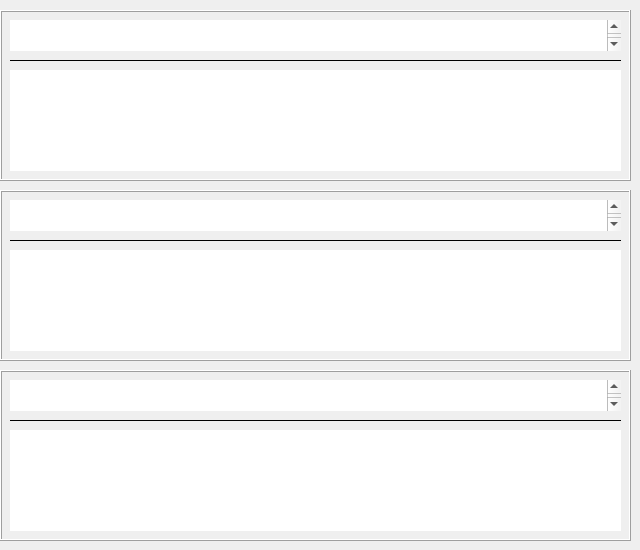
      <widget class="QWidget" name="page_13">
       <widget class="QFrame" name="frame_19">
        <property name="geometry">
         <rect>
          <x>0</x>
          <y>10</y>
          <width>631</width>
          <height>171</height>
         </rect>
        </property>
        <property name="frameShape">
         <enum>QFrame::Box</enum>
        </property>
        <property name="frameShadow">
         <enum>QFrame::Raised</enum>
        </property>
        <widget class="QTextEdit" name="textEdit_19">
         <property name="geometry">
          <rect>
           <x>10</x>
           <y>60</y>
           <width>611</width>
           <height>101</height>
          </rect>
         </property>
         <property name="font">
          <font>
           <family>08SeoulNamsan</family>
           <pointsize>12</pointsize>
           <weight>50</weight>
           <italic>false</italic>
           <bold>false</bold>
           <underline>false</underline>
           <strikeout>false</strikeout>
           <stylestrategy>PreferDefault</stylestrategy>
           <kerning>true</kerning>
          </font>
         </property>
         <property name="frameShape">
          <enum>QFrame::NoFrame</enum>
         </property>
         <property name="readOnly">
          <bool>true</bool>
         </property>
         <property name="html">
          <string>&lt;!DOCTYPE HTML PUBLIC &quot;-//W3C//DTD HTML 4.0//EN&quot; &quot;http://www.w3.org/TR/REC-html40/strict.dtd&quot;&gt;
&lt;html&gt;&lt;head&gt;&lt;meta name=&quot;qrichtext&quot; content=&quot;1&quot; /&gt;&lt;style type=&quot;text/css&quot;&gt;
p, li { white-space: pre-wrap; }
&lt;/style&gt;&lt;/head&gt;&lt;body style=&quot; font-family:'08SeoulNamsan'; font-size:12pt; font-weight:400; font-style:normal;&quot;&gt;
&lt;p style=&quot;-qt-paragraph-type:empty; margin-top:0px; margin-bottom:0px; margin-left:0px; margin-right:0px; -qt-block-indent:0; text-indent:0px; font-size:14pt;&quot;&gt;&lt;br /&gt;&lt;/p&gt;&lt;/body&gt;&lt;/html&gt;</string>
         </property>
        </widget>
        <widget class="QTextBrowser" name="textBrowser_19">
         <property name="geometry">
          <rect>
           <x>10</x>
           <y>10</y>
           <width>611</width>
           <height>31</height>
          </rect>
         </property>
         <property name="font">
          <font>
           <family>08SeoulNamsan</family>
           <pointsize>14</pointsize>
           <weight>50</weight>
           <italic>false</italic>
           <bold>false</bold>
           <underline>false</underline>
           <strikeout>false</strikeout>
           <stylestrategy>PreferDefault</stylestrategy>
           <kerning>true</kerning>
          </font>
         </property>
         <property name="frameShape">
          <enum>QFrame::NoFrame</enum>
         </property>
         <property name="html">
          <string>&lt;!DOCTYPE HTML PUBLIC &quot;-//W3C//DTD HTML 4.0//EN&quot; &quot;http://www.w3.org/TR/REC-html40/strict.dtd&quot;&gt;
&lt;html&gt;&lt;head&gt;&lt;meta name=&quot;qrichtext&quot; content=&quot;1&quot; /&gt;&lt;style type=&quot;text/css&quot;&gt;
p, li { white-space: pre-wrap; }
&lt;/style&gt;&lt;/head&gt;&lt;body style=&quot; font-family:'08SeoulNamsan'; font-size:14pt; font-weight:400; font-style:normal;&quot;&gt;
&lt;p style=&quot;-qt-paragraph-type:empty; margin-top:0px; margin-bottom:0px; margin-left:0px; margin-right:0px; -qt-block-indent:0; text-indent:0px;&quot;&gt;&lt;br /&gt;&lt;/p&gt;&lt;/body&gt;&lt;/html&gt;</string>
         </property>
        </widget>
        <widget class="QLabel" name="label_97">
         <property name="geometry">
          <rect>
           <x>10</x>
           <y>40</y>
           <width>611</width>
           <height>20</height>
          </rect>
         </property>
         <property name="frameShape">
          <enum>QFrame::HLine</enum>
         </property>
         <property name="text">
          <string/>
         </property>
        </widget>
       </widget>
       <widget class="QFrame" name="frame_20">
        <property name="geometry">
         <rect>
          <x>0</x>
          <y>190</y>
          <width>631</width>
          <height>171</height>
         </rect>
        </property>
        <property name="frameShape">
         <enum>QFrame::Box</enum>
        </property>
        <property name="frameShadow">
         <enum>QFrame::Raised</enum>
        </property>
        <widget class="QTextEdit" name="textEdit_20">
         <property name="geometry">
          <rect>
           <x>10</x>
           <y>60</y>
           <width>611</width>
           <height>101</height>
          </rect>
         </property>
         <property name="font">
          <font>
           <family>08SeoulNamsan</family>
           <pointsize>12</pointsize>
           <weight>50</weight>
           <italic>false</italic>
           <bold>false</bold>
           <underline>false</underline>
           <strikeout>false</strikeout>
           <stylestrategy>PreferDefault</stylestrategy>
           <kerning>true</kerning>
          </font>
         </property>
         <property name="frameShape">
          <enum>QFrame::NoFrame</enum>
         </property>
         <property name="readOnly">
          <bool>true</bool>
         </property>
         <property name="html">
          <string>&lt;!DOCTYPE HTML PUBLIC &quot;-//W3C//DTD HTML 4.0//EN&quot; &quot;http://www.w3.org/TR/REC-html40/strict.dtd&quot;&gt;
&lt;html&gt;&lt;head&gt;&lt;meta name=&quot;qrichtext&quot; content=&quot;1&quot; /&gt;&lt;style type=&quot;text/css&quot;&gt;
p, li { white-space: pre-wrap; }
&lt;/style&gt;&lt;/head&gt;&lt;body style=&quot; font-family:'08SeoulNamsan'; font-size:12pt; font-weight:400; font-style:normal;&quot;&gt;
&lt;p style=&quot;-qt-paragraph-type:empty; margin-top:0px; margin-bottom:0px; margin-left:0px; margin-right:0px; -qt-block-indent:0; text-indent:0px; font-size:14pt;&quot;&gt;&lt;br /&gt;&lt;/p&gt;&lt;/body&gt;&lt;/html&gt;</string>
         </property>
        </widget>
        <widget class="QTextBrowser" name="textBrowser_20">
         <property name="geometry">
          <rect>
           <x>10</x>
           <y>10</y>
           <width>611</width>
           <height>31</height>
          </rect>
         </property>
         <property name="font">
          <font>
           <family>08SeoulNamsan</family>
           <pointsize>12</pointsize>
           <weight>50</weight>
           <italic>false</italic>
           <bold>false</bold>
           <underline>false</underline>
           <strikeout>false</strikeout>
           <stylestrategy>PreferDefault</stylestrategy>
           <kerning>true</kerning>
          </font>
         </property>
         <property name="frameShape">
          <enum>QFrame::NoFrame</enum>
         </property>
         <property name="html">
          <string>&lt;!DOCTYPE HTML PUBLIC &quot;-//W3C//DTD HTML 4.0//EN&quot; &quot;http://www.w3.org/TR/REC-html40/strict.dtd&quot;&gt;
&lt;html&gt;&lt;head&gt;&lt;meta name=&quot;qrichtext&quot; content=&quot;1&quot; /&gt;&lt;style type=&quot;text/css&quot;&gt;
p, li { white-space: pre-wrap; }
&lt;/style&gt;&lt;/head&gt;&lt;body style=&quot; font-family:'08SeoulNamsan'; font-size:12pt; font-weight:400; font-style:normal;&quot;&gt;
&lt;p style=&quot;-qt-paragraph-type:empty; margin-top:0px; margin-bottom:0px; margin-left:0px; margin-right:0px; -qt-block-indent:0; text-indent:0px; font-size:14pt;&quot;&gt;&lt;br /&gt;&lt;/p&gt;&lt;/body&gt;&lt;/html&gt;</string>
         </property>
        </widget>
        <widget class="QLabel" name="label_98">
         <property name="geometry">
          <rect>
           <x>10</x>
           <y>40</y>
           <width>611</width>
           <height>20</height>
          </rect>
         </property>
         <property name="frameShape">
          <enum>QFrame::HLine</enum>
         </property>
         <property name="text">
          <string/>
         </property>
        </widget>
       </widget>
       <widget class="QFrame" name="frame_21">
        <property name="geometry">
         <rect>
          <x>0</x>
          <y>370</y>
          <width>631</width>
          <height>171</height>
         </rect>
        </property>
        <property name="frameShape">
         <enum>QFrame::Box</enum>
        </property>
        <property name="frameShadow">
         <enum>QFrame::Raised</enum>
        </property>
        <widget class="QTextEdit" name="textEdit_21">
         <property name="geometry">
          <rect>
           <x>10</x>
           <y>60</y>
           <width>611</width>
           <height>101</height>
          </rect>
         </property>
         <property name="font">
          <font>
           <family>08SeoulNamsan</family>
           <pointsize>12</pointsize>
           <weight>50</weight>
           <italic>false</italic>
           <bold>false</bold>
           <underline>false</underline>
           <strikeout>false</strikeout>
           <stylestrategy>PreferDefault</stylestrategy>
           <kerning>true</kerning>
          </font>
         </property>
         <property name="frameShape">
          <enum>QFrame::NoFrame</enum>
         </property>
         <property name="readOnly">
          <bool>true</bool>
         </property>
         <property name="html">
          <string>&lt;!DOCTYPE HTML PUBLIC &quot;-//W3C//DTD HTML 4.0//EN&quot; &quot;http://www.w3.org/TR/REC-html40/strict.dtd&quot;&gt;
&lt;html&gt;&lt;head&gt;&lt;meta name=&quot;qrichtext&quot; content=&quot;1&quot; /&gt;&lt;style type=&quot;text/css&quot;&gt;
p, li { white-space: pre-wrap; }
&lt;/style&gt;&lt;/head&gt;&lt;body style=&quot; font-family:'08SeoulNamsan'; font-size:12pt; font-weight:400; font-style:normal;&quot;&gt;
&lt;p style=&quot;-qt-paragraph-type:empty; margin-top:0px; margin-bottom:0px; margin-left:0px; margin-right:0px; -qt-block-indent:0; text-indent:0px; font-size:14pt;&quot;&gt;&lt;br /&gt;&lt;/p&gt;&lt;/body&gt;&lt;/html&gt;</string>
         </property>
        </widget>
        <widget class="QTextBrowser" name="textBrowser_21">
         <property name="geometry">
          <rect>
           <x>10</x>
           <y>10</y>
           <width>611</width>
           <height>31</height>
          </rect>
         </property>
         <property name="font">
          <font>
           <family>08SeoulNamsan</family>
           <pointsize>12</pointsize>
           <weight>50</weight>
           <italic>false</italic>
           <bold>false</bold>
           <underline>false</underline>
           <strikeout>false</strikeout>
           <stylestrategy>PreferDefault</stylestrategy>
           <kerning>true</kerning>
          </font>
         </property>
         <property name="frameShape">
          <enum>QFrame::NoFrame</enum>
         </property>
         <property name="html">
          <string>&lt;!DOCTYPE HTML PUBLIC &quot;-//W3C//DTD HTML 4.0//EN&quot; &quot;http://www.w3.org/TR/REC-html40/strict.dtd&quot;&gt;
&lt;html&gt;&lt;head&gt;&lt;meta name=&quot;qrichtext&quot; content=&quot;1&quot; /&gt;&lt;style type=&quot;text/css&quot;&gt;
p, li { white-space: pre-wrap; }
&lt;/style&gt;&lt;/head&gt;&lt;body style=&quot; font-family:'08SeoulNamsan'; font-size:12pt; font-weight:400; font-style:normal;&quot;&gt;
&lt;p style=&quot;-qt-paragraph-type:empty; margin-top:0px; margin-bottom:0px; margin-left:0px; margin-right:0px; -qt-block-indent:0; text-indent:0px; font-size:14pt;&quot;&gt;&lt;br /&gt;&lt;/p&gt;&lt;/body&gt;&lt;/html&gt;</string>
         </property>
        </widget>
        <widget class="QLabel" name="label_99">
         <property name="geometry">
          <rect>
           <x>10</x>
           <y>40</y>
           <width>611</width>
           <height>20</height>
          </rect>
         </property>
         <property name="frameShape">
          <enum>QFrame::HLine</enum>
         </property>
         <property name="text">
          <string/>
         </property>
        </widget>
       </widget>
      </widget>
